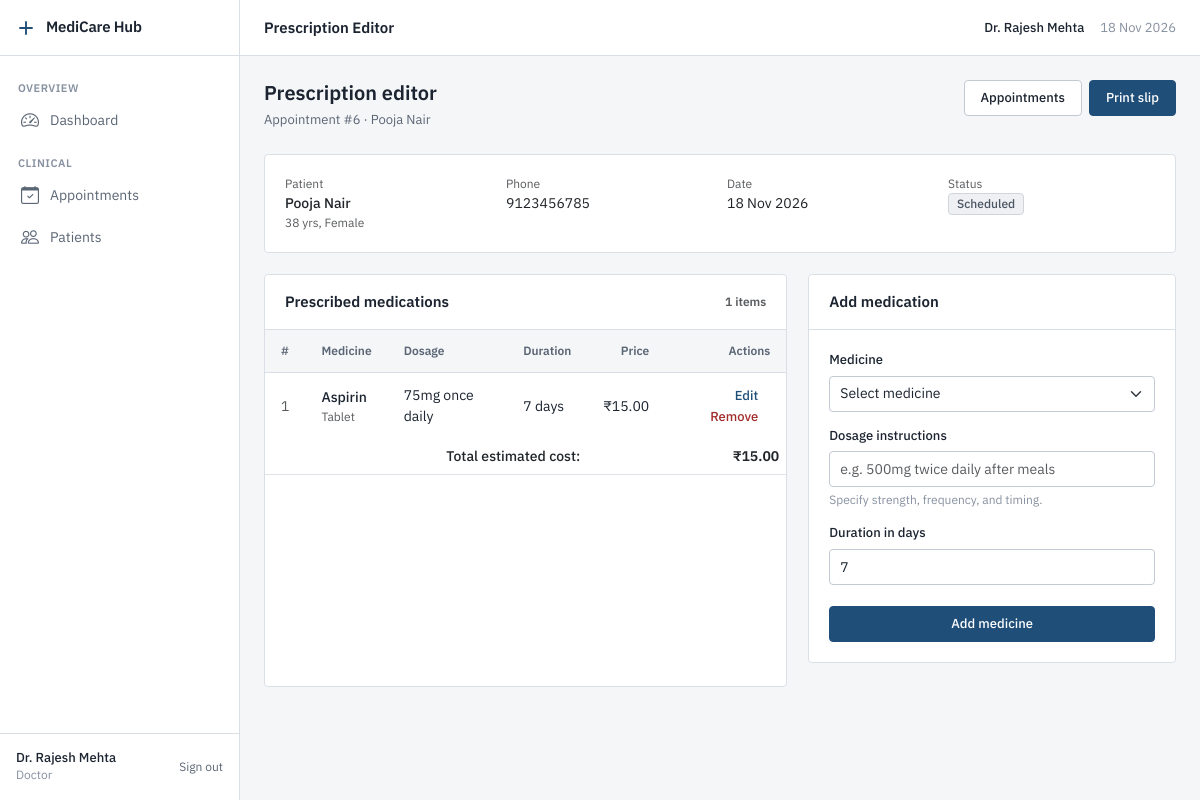
Page /doctor/prescription_form.php?appointment_id=6 (signed in) on the earlier database version.
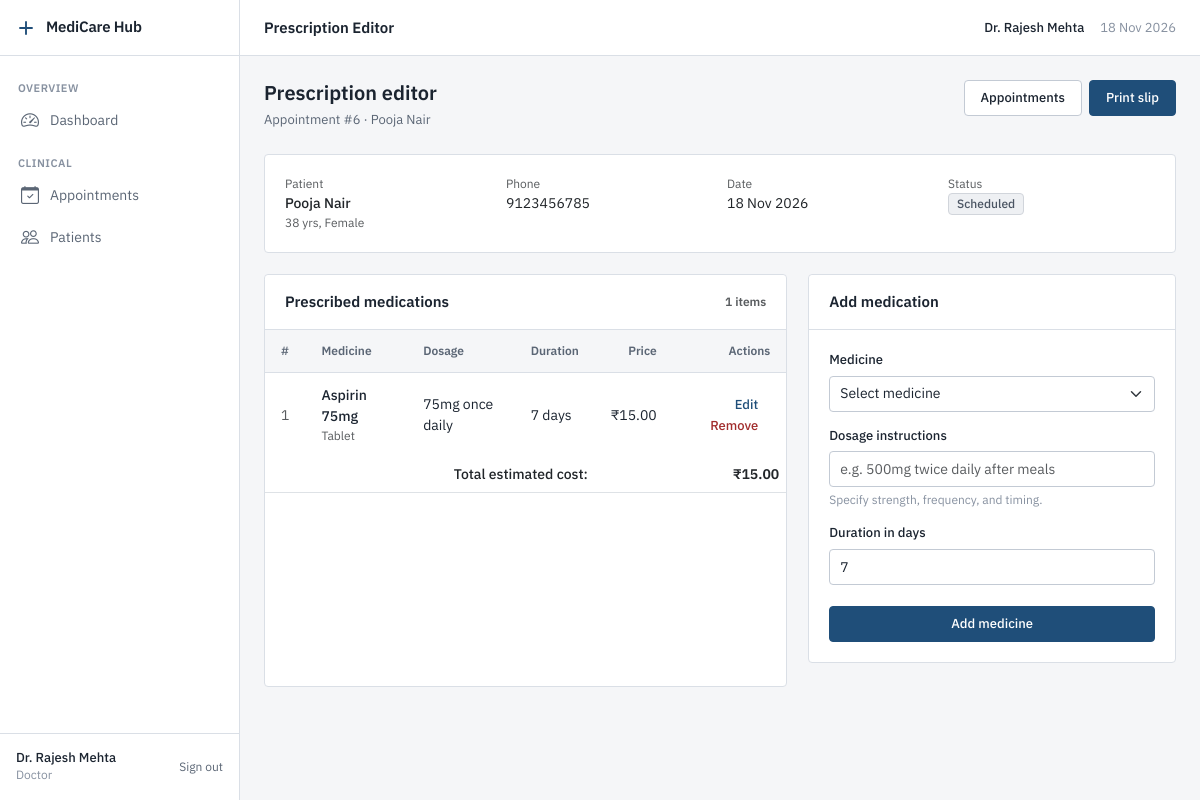
Same page on the later database version.
### tables this page shows
CREATE TABLE Prescription (
    prescription_id INT AUTO_INCREMENT PRIMARY KEY,
    appointment_id INT NOT NULL,
    medicine_id INT NOT NULL,
    dosage VARCHAR(100) NOT NULL,
    duration_days INT NOT NULL,
    FOREIGN KEY (appointment_id) REFERENCES Appointment(appointment_id) ON DELETE CASCADE,
    FOREIGN KEY (medicine_id) REFERENCES Medicine(medicine_id) ON DELETE CASCADE
);

CREATE TABLE Medicine (
    medicine_id INT AUTO_INCREMENT PRIMARY KEY,
    medicine_name VARCHAR(100) NOT NULL,
    type VARCHAR(50) NOT NULL,
    price DECIMAL(8,2) NOT NULL
);

### includes/functions.php (called while the page is built, shortened)
<?php
function e(string $str): string
{
    return htmlspecialchars($str, ENT_QUOTES, 'UTF-8');
}
function formatCurrency(float $amount): string
{
    return '₹' . number_format($amount, 2);
}

### doctor/prescription_form.php (the view, shortened to what the changed rows need)
<?php
require_once __DIR__ . '/../config/db.php';
require_once __DIR__ . '/../includes/functions.php';
$aptId = (int)($_GET['appointment_id'] ?? 0);
$pStmt = $pdo->prepare('
    SELECT pr.*, m.medicine_name, m.type, m.price
    FROM Prescription pr
    JOIN Medicine m ON pr.medicine_id = m.medicine_id
    WHERE pr.appointment_id = ?
    ORDER BY pr.prescription_id ASC
');
$pStmt->execute([$aptId]);
$prescriptions = $pStmt->fetchAll();
$totalCost = 0.0;
foreach ($prescriptions as $p) {
    $totalCost += (float)$p['price'];
}
require_once __DIR__ . '/../includes/header.php';
?>
<div class="page-header">
    <div>
        <h2 class="page-title">Prescription editor</h2>
    </div>
</div>
<div class="row g-4">
    <div class="col-lg-7">
        <div class="card h-100">
            <div class="table-responsive">
                <table class="table">
                    <thead>
                        <tr>
                            <th style="width: 40px;">#</th>
                            <th>Medicine</th>
                            <th>Dosage</th>
                            <th>Duration</th>
                            <th class="text-end">Price</th>
                            <th class="text-end">Actions</th>
                        </tr>
                    </thead>
                    <tbody>
                        <?php if (empty($prescriptions)): ?>
                            <tr>
                                <td colspan="6" class="empty-state">No medicines prescribed yet for this consultation.</td>
                            </tr>
                        <?php else: ?>
                            <?php foreach ($prescriptions as $idx => $p): ?>
                                <tr>
                                    <td class="text-muted tabular-nums"><?php echo $idx + 1; ?></td>
                                    <td>
                                        <div class="fw-medium"><?php echo e($p['medicine_name']); ?></div>
                                        <div class="small text-muted"><?php echo e($p['type']); ?></div>
                                    </td>
                                    <td><?php echo e($p['dosage']); ?></td>
                                    <td><?php echo e((string)$p['duration_days']); ?> days</td>
                                    <td class="text-end tabular-nums"><?php echo formatCurrency((float)$p['price']); ?></td>
                                    <td class="text-end">
                                        <a href="/medicarehub/doctor/prescription_form.php?appointment_id=<?php echo $aptId; ?>&edit=<?php echo $p['prescription_id']; ?>" class="table-action-link">Edit</a>
                                        <form method="POST" action="" class="d-inline m-0" onsubmit="return confirm('Remove this medicine from prescription?');">
                                            <button type="submit" class="table-action-link text-danger border-0 bg-transparent p-0">Remove</button>
                                        </form>
                                    </td>
                                </tr>
                            <?php endforeach; ?>
                        <?php endif; ?>
                    </tbody>
                    <?php if (!empty($prescriptions)): ?>
                        <tfoot>
                            <tr>
                                <th colspan="4" class="text-end fw-medium">Total estimated cost:</th>
                                <th colspan="2" class="text-end fw-semibold tabular-nums"><?php echo formatCurrency($totalCost); ?></th>
                            </tr>
                        </tfoot>
                    <?php endif; ?>
                </table>
            </div>
        </div>
    </div>
</div>
<?php require_once __DIR__ . '/../includes/footer.php'; ?>

Differences in the rows shown:
changed through a linked row, prescription "75mg once daily": medicine.medicine_name "Aspirin" → "Aspirin 75mg"
